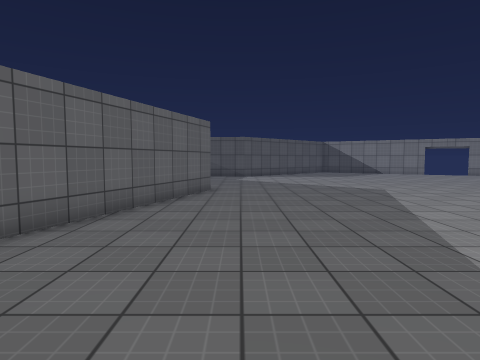
View 1 (above)

18 first-person views from a walk through a 3-D level made in the Unity game engine. The camera is 1.3 m above the floor, tilts 4° down and sees 75° across. The floor is counted in squares, 1 m on a side. Each view is taken from the middle of a square. On the plan, view 1 faces up. The plan holds only what a view shows up to about 14 squares ahead; the rest is blank. The place goes on beyond the plan. The player is left out. Surface patterns are stand-ins for the level's own textures.

View 2
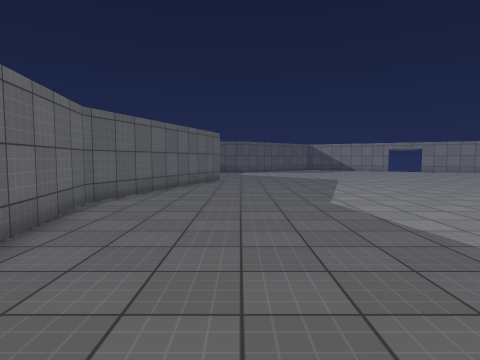

View 3
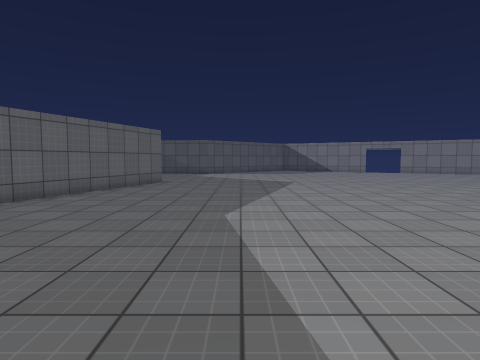

View 4
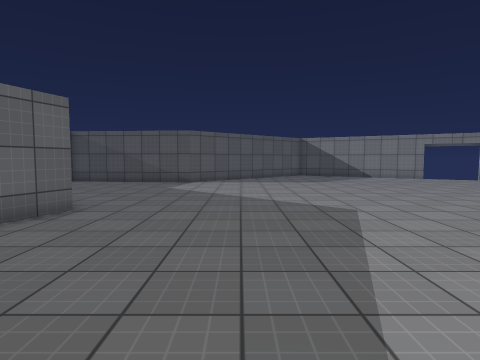

View 5
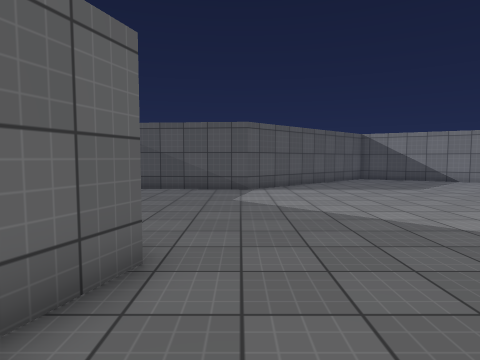

View 6
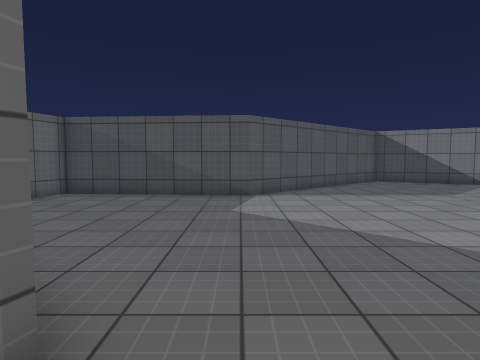

View 7
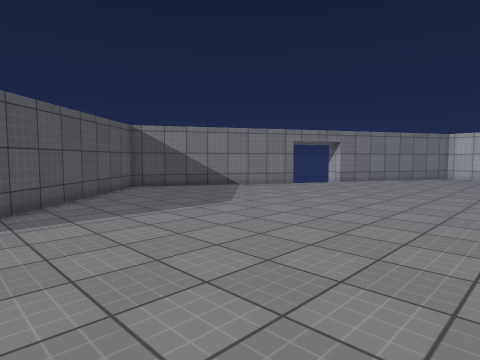

View 8
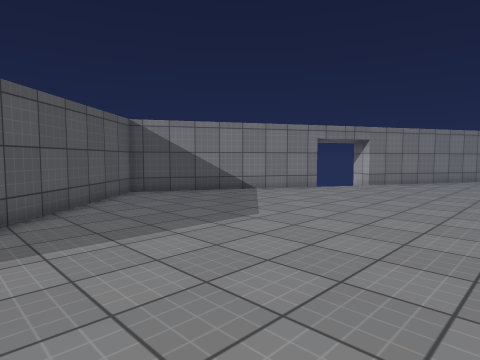

View 9
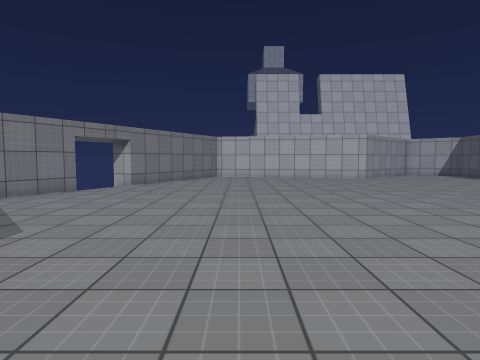

View 10
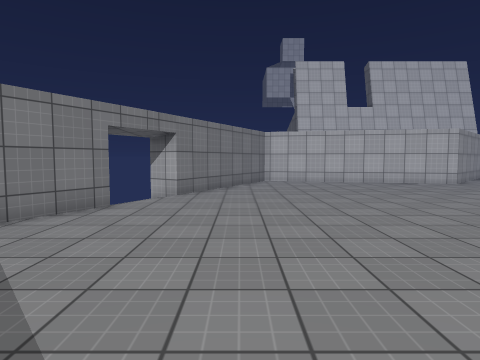

View 11
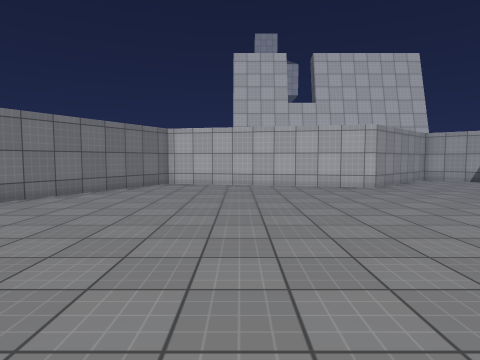

View 12
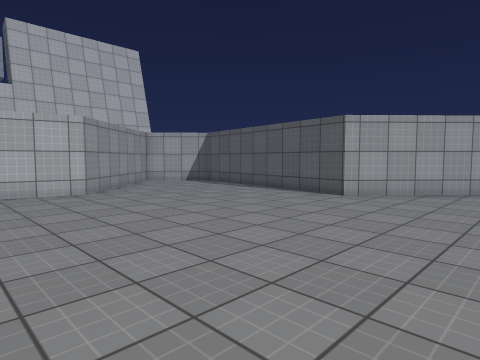

View 13
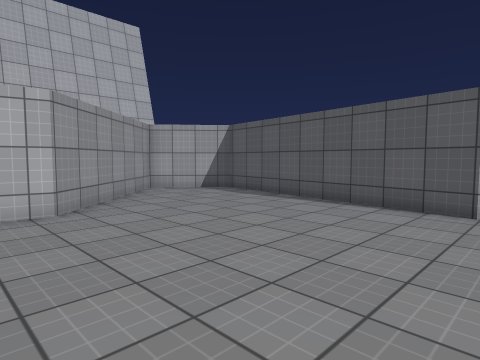

View 14
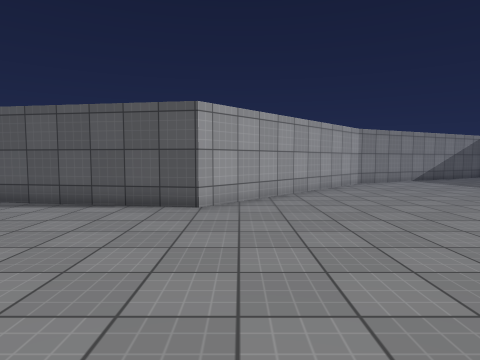

View 15
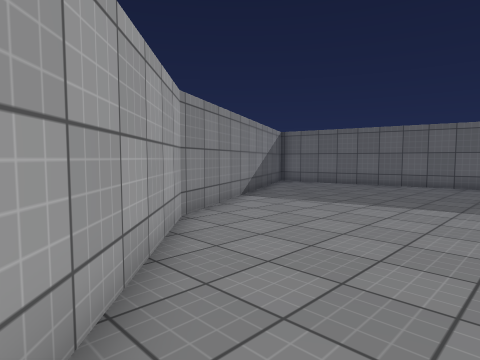

View 16
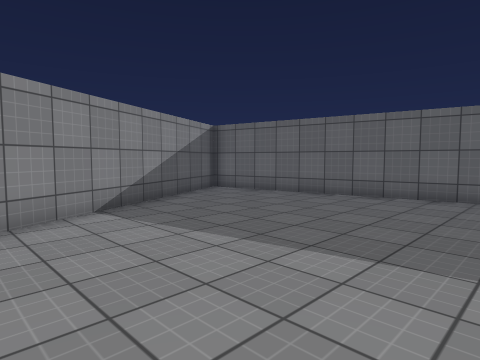

View 17
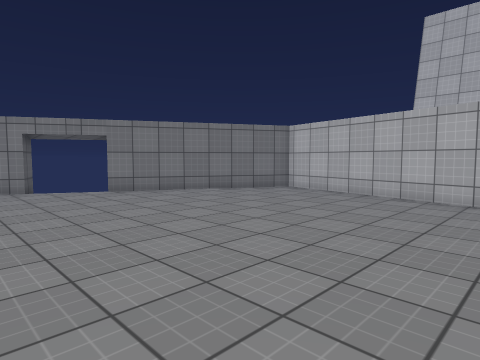

View 18
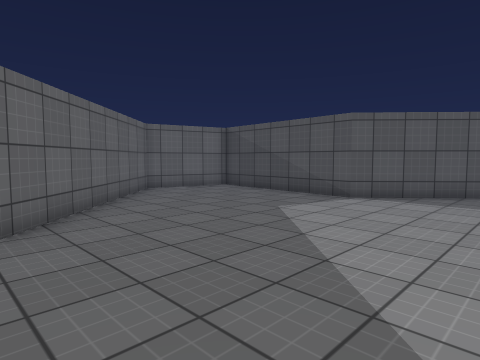

### Floor plan
Points are (right, up) in squares from view 1. A wall is a line through its corners. A room is listed if a view was taken in it or the views show most of it. See-through windows are left out.
Room 1 (views 1, 2, 3, 4, 5, 6, 7, 8, 9, 10, 11, 12, 13, 14, 15, 16, 17, 18)
walls: (15, 25.9) (14.5, 24.5) (7.5, 28.4) (0.3, 21.8) (-6.4, 22.4) (-7.4, 18.7) (-1.2, 12.8) (-4.5, 3.1) (-2.4, -8.5); (22.7, 20) (16.9, 23.2) (17.8, 24.4); (24.8, 2.9) (26.6, 5) (21.8, 10) (23.7, 19.1); (-2, -8.8) (8.1, -3.8) (15.1, 3.8) (24.3, 2.4)
ways out: gap at (15, 26)

Where each view was taken, in squares from view 1:
view 1: 0 up, 0 right, facing up
view 2: 6 down, 0 right, facing up
view 3: 4 down, 3 right, facing up
view 4: 5 up, 3 right, facing up
view 5: 9 up, 0 right, facing up
view 6: 11 up, 0 right, facing up
view 7: 15 up, 1 right, facing up-right
view 8: 17 up, 2 right, facing up-right
view 9: 18 up, 2 right, facing right
view 10: 21 up, 6 right, facing right
view 11: 16 up, 8 right, facing right
view 12: 14 up, 10 right, facing down-right
view 13: 12 up, 14 right, facing down-right
view 14: 12 up, 14 right, facing down
view 15: 2 up, 12 right, facing down-left
view 16: 2 up, 7 right, facing down-left
view 17: 11 up, 12 right, facing up-right
view 18: 12 up, 5 right, facing up-left
